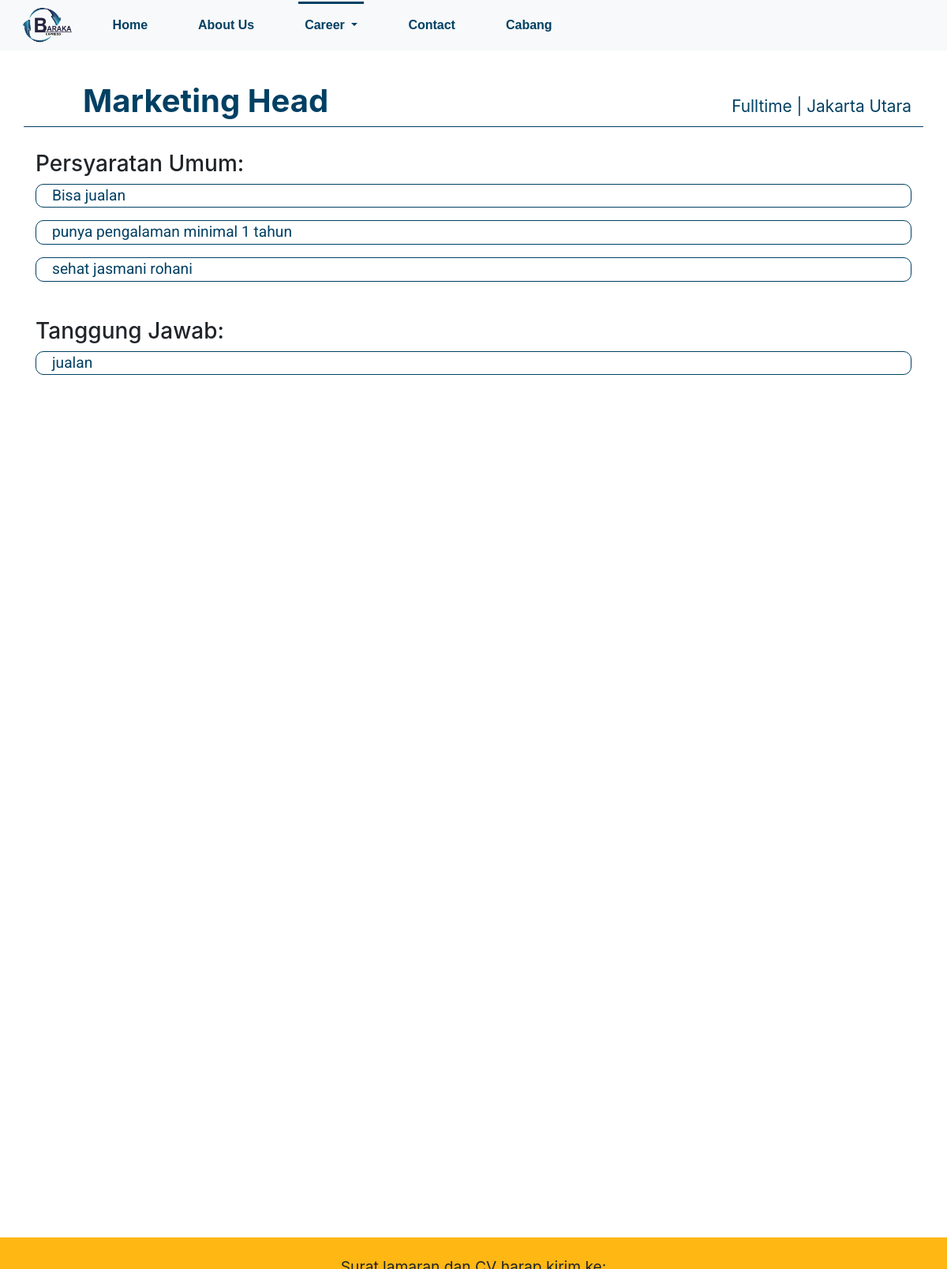
The app's page /detail_lowongan/2/ with its own data.
### website/models.py (models this page shows, shortened)
class LowonganKerja(models.Model):
    DAERAH_CHOICES = [
        ('JKT', 'Jakarta'),
        ('JABAR', 'Jawa Barat'),
        ('JATENG', 'Jawa Tengah'),
        ('JATIM', 'Jawa Timur')
    ]
    daerah = models.CharField(max_length=short_text, choices=DAERAH_CHOICES)
    posisi = models.CharField(max_length=long_text)
    kota = models.CharField(max_length=short_text)
    jenis = models.CharField(max_length=short_text)
    persyaratan = RichTextField(field_settings='advanced')
    tanggung_jawab = RichTextField(field_settings='advanced')
    class Meta:
        verbose_name_plural = "Lowongan Kerja"

### website/views.py (the view)
# urls.py: path('detail_lowongan/<int:id>/', views.loker_detail),
def loker_detail(request, id):
    try:
        data_loker = LowonganKerja.objects.get(id=id)
        context = { 'page' : 'career', 'loker' : data_loker }
        return render(request, 'website/loker_detail.html', context)
    except LowonganKerja.DoesNotExist as e:
        return main(request)

### website/templates/website/loker_detail.html (shortened to what this page needs)
{% load static %}
<!DOCTYPE html>
<html lang="id">
<head>
  {% include 'website/common_header.html' %}
  <link rel="stylesheet" href="{% static 'css/loker_detail.css' %}">
</head>
<body>
{% include 'website/navbar.html' %}
<div class="container">
  <div class="row" id="title-row">
    <div class="col-md-6" style="text-align: left">
      <h1 style="margin-left: 60px; color: #004063; font-weight: 700">{{ loker.posisi }}</h1>
    </div>
    <div class="col-md-6" style="text-align: right; color: #004063; margin-top: 15px; font-size: 1.3em">
      {{ loker.jenis }} | {{ loker.kota }}
    </div>
  </div>
  <div class="row" id="description-row">
    <div class="col-md-12">
      <h3 style="margin-top: 30px;">Persyaratan Umum:</h3>
      <div class="persyaratan">{{ loker.persyaratan|safe }}</div>
    </div>
    <div class="col-md-12">
      <h3 style="margin-top: 30px">Tanggung Jawab:</h3>
      <div class="persyaratan">{{ loker.tanggung_jawab|safe }}</div>
    </div>
  </div>
</div>
<footer class="footer">
<div class="container-fluid">
  <div class="row" id="slogan-row">
    <div class="col-md-12" style="text-align: center; line-height:25px; font-size: 1.2em">
      Surat lamaran dan CV harap kirim ke:<br>
      hrd@basarta.co.id<br>
      hrdbstjakarta@yahoo.com<br><br>
    </div>
  </div>
</div>
</footer>
</body>

### static/css/common.css (style rules this page uses)
.footer { position: absolute; bottom: 0; width: 100%; height: 40px; line-height: 40px; background-color: #f5f5f5; }
html { position: relative; min-height: 100%; }
body { margin-bottom: 40px; }

### static/css/loker_detail.css (style rules this page uses)
#slogan-row { background-color: #ffb713; padding-bottom: 25px; padding-top: 25px; }
#title-row { margin-top: 40px; border-bottom-style: solid; border-width: 1px; border-color: #004063; }
.persyaratan > p { color: #004063; font-size: 1.2em; border-style: solid; border-width: 1px; border-color: #004063; padding-left: 20px; border-radius: 10px; font-family: "Roboto", sans-serif }

### records on screen
LowonganKerja: posisi "Marketing Head", jenis "Fulltime", kota "Jakarta Utara", persyaratan "Bisa jualan punya pengalaman minimal 1 tahun sehat jasmani rohani", tanggung_jawab "jualan"
